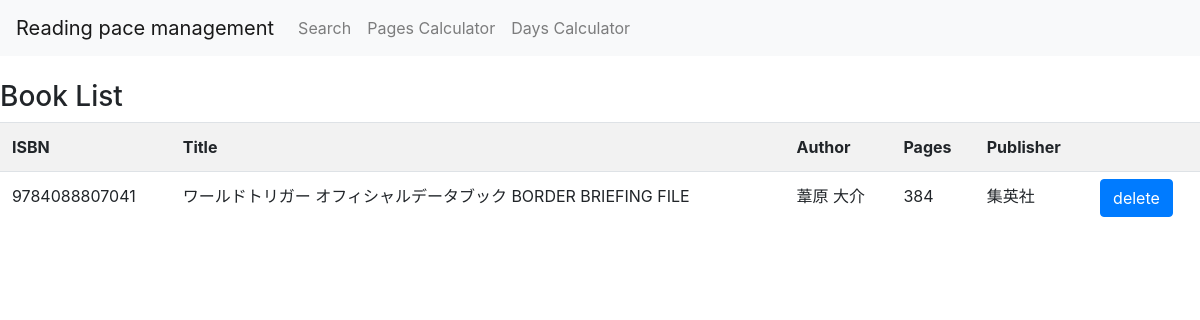
Before: / with the older database file.
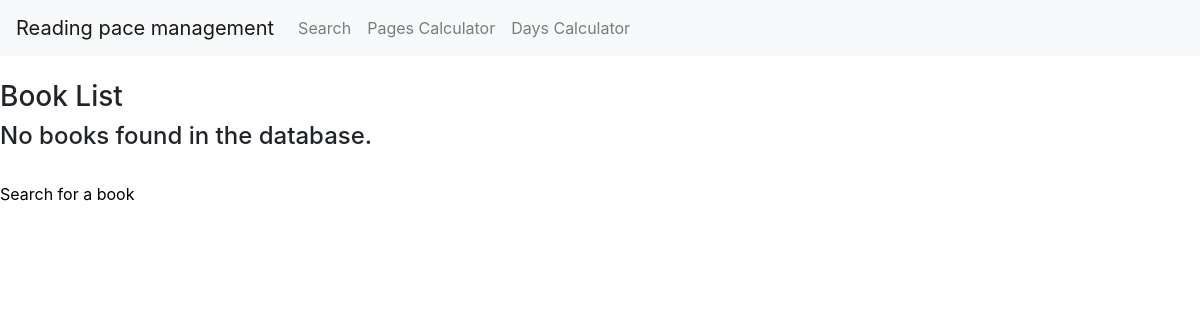
After: the same page with the newer database file.
### tables this page shows
CREATE TABLE 'books' ('isbn' INTEGER,
            title TEXT,
            author TEXT,'pages' INTEGER,
            publisher TEXT
        , PRIMARY KEY ("isbn") );

### app.py (the view)
@app.route("/")
def index():
    books, total_pages = display()
    return render_template("index.html", books=books, total_pages=total_pages)

### app.py (called while the page is built)
def create_conn():
    conn = sqlite3.connect("books.db")
    c = conn.cursor()
    c.execute("CREATE TABLE IF NOT EXISTS books (isbn INTEGER PRIMARY KEY, title TEXT, author TEXT, pages INTEGER, publisher TEXT)")
    return conn

def display():
    conn = create_conn()
    c = conn.cursor()
    c.execute("SELECT * FROM books")
    books = c.fetchall()
    c.execute("SELECT sum(pages) FROM books")
    total_pages = c.fetchone()[0]
    conn.close()
    return books,total_pages

### templates/index.html (shortened to what this page needs)
{% extends "layout.html" %}
{% block content %}
  <h3>Book List</h3>
  {% if books %}
    <table class="table table-striped">
      <tr>
        <th scope="col">ISBN</th>
        <th scope="col">Title</th>
        <th scope="col">Author</th>
        <th scope="col">Pages</th>
        <th scope="col">Publisher</th>
        <th scope="col"></th>
      </tr>
      {% for book in books %}
        <tr>
          <td>{{ book[0] }}</td>
          <td>{{ book[1] }}</td>
          <td>{{ book[2] }}</td>
          <td>{{ book[3] }}</td>
          <td>{{ book[4] }}</td>
          <td>
            <form action="/delete" method="post">
              <button type="submit" class="btn btn-primary">delete</button>
            </form>
          </td>
        </tr>
      {% endfor %}
    </table>
  {% else %}
    <h4>No books found in the database.</h4>
    <br>
    <a href="/search">Search for a book</a>
  {% endif %}
{% endblock %}

### templates/layout.html (shortened to what this page needs)
<!DOCTYPE html>
<html>
  <head>
    <link rel="stylesheet" href="https://cdn.jsdelivr.net/npm/bootstrap@4.5.3/dist/css/bootstrap.min.css">
  </head>
  <body>
    <nav class="navbar navbar-expand-sm navbar-light bg-light">
      <a class="navbar-brand" href="/">Reading pace management</a>
      <ul class="navbar-nav">
        <li class="nav-item">
          <a class="nav-link" href="/search">Search</a>
        </li>
        <li class="nav-item">
          <a class="nav-link" href="/pages">Pages Calculator</a>
        </li>
        <li class="nav-item">
          <a class="nav-link" href="/days">Days Calculator</a>
        </li>
      </ul>
    </nav>
    <br>
    {% block content %}{% endblock %}
  </body>
</html>

### templates/layout.html (style rules this page uses)
a { color: black; }

Changed rows visible on the page:
removed books: isbn "9784088807041", title "ワールドトリガー オフィシャルデータブック BORDER BRIEFING FILE", author "葦原 大介", pages "384", publisher "集英社"
Other visible differences:
text no longer shown: "ISBN Title Author Pages Publisher"
text now shown: "No books found in the database. Search for a book"
